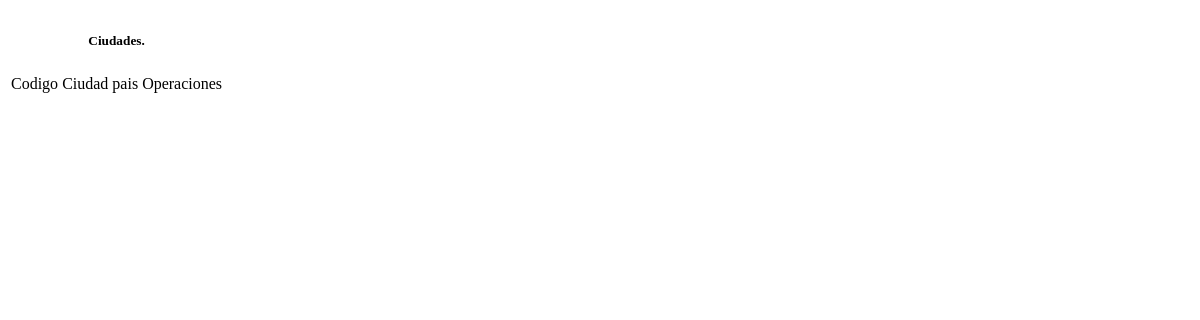
Before: /Views/consultar_ciudad.php with the older database file.
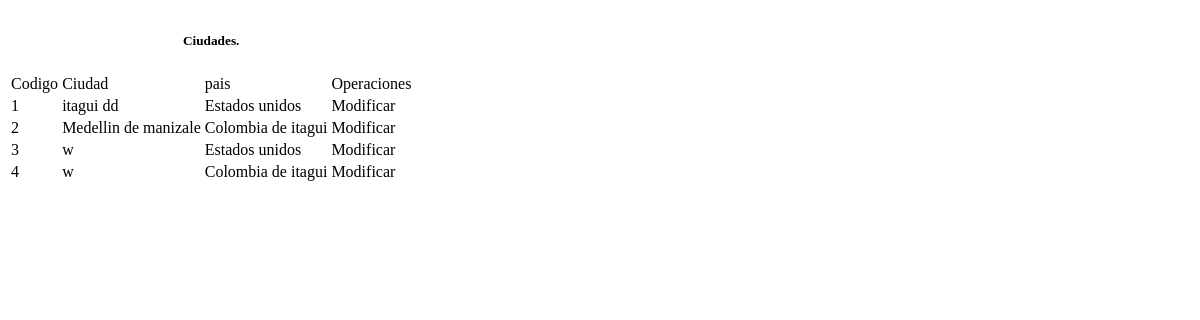
After: the same page with the newer database file.
### tables this page shows
CREATE TABLE `tbl_ciudad` (
  `ciu_cod` int(11) NOT NULL,
  `pais_cod` int(11) NOT NULL,
  `ciu_nom` varchar(70) NOT NULL
);

CREATE TABLE `tbl_pais` (
  `pais_cod` int(11) NOT NULL,
  `pais_nom` varchar(100) NOT NULL
);

### Model/ciudad.class.php (called while the page is built, shortened)
<?php
	class Gestion_Ciudad{
	public static function mostrarciudad(){
		$pdo = ConexionBD::AbrirBD();
		$pdo->setAttribute(PDO::ATTR_ERRMODE, PDO::ERRMODE_EXCEPTION);
		$sql="select tbl_ciudad.ciu_cod, tbl_ciudad.ciu_nom, tbl_pais.pais_nom
          from tbl_ciudad
          inner join tbl_pais
          on tbl_ciudad.pais_cod = tbl_pais.pais_cod";
		$query= $pdo->prepare($sql);
		$query->execute();
		$result=$query->fetchALL(PDO::FETCH_BOTH);
		return $result;
	}
}
?>

### Views/consultar_ciudad.php (the view, shortened to what this page needs)
<?php
 require_once('../model/ciudad.class.php');
 $ciudad =Gestion_Ciudad::mostrarciudad();
 ?>
<!DOCTYPE html>
<html>
  <head>
  </head>
  <body>
    <div class="tablaciudad">
      <section>
        <table class="buscador">
          <thead>
            <th colspan="5"><center><h5>Ciudades.</h5></center></th>
            <tr>
              <td>Codigo</td>
              <td>Ciudad</td>
              <td>pais</td>
              <td>Operaciones</td>
            </tr>
          </thead>
          <tbody>
            <?php foreach ($ciudad as $bn): ?>
              <tr>
                <td><?php echo $bn["ciu_cod"];  ?></td>
                <td><?php echo $bn["ciu_nom"];  ?></td>
                <td><?php echo $bn["pais_nom"]; ?></td>
                <td>
                  <span style="cursor:pointer;" onclick="valida3(<?php echo $bn["ciu_cod"]; ?>)">Modificar</span>
                </td>
              </tr>
           <?php endforeach ?>
          </tbody>
        </table>
      </section>
    </div>
  </body>
</html>

Changed rows visible on the page:
added tbl_ciudad: ciu_cod "1", ciu_nom "itagui dd", pais_cod.pais_nom "Estados unidos"
now on this page (row edited): tbl_ciudad: ciu_cod "2", ciu_nom "Medellin de manizale", pais_cod.pais_nom "Colombia de itagui"
added tbl_ciudad: ciu_cod "3", ciu_nom "w", pais_cod.pais_nom "Estados unidos"
added tbl_ciudad: ciu_cod "4", ciu_nom "w", pais_cod.pais_nom "Colombia de itagui"
